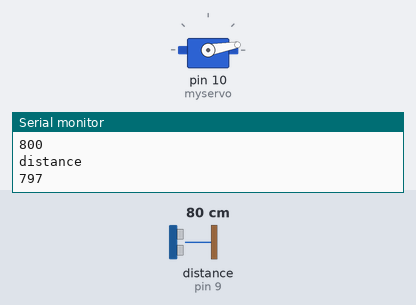
Recording of a sketch running on a simulated Arduino Uno, built with avr-gcc and run on an emulated ATmega328P. Shown: servo, the last lines printed to the serial monitor. Wiring (inferred from the names in the program): ultrasonic range finder: trigger pin 8; echo pin 9. Inputs (shaded band) come from the test bench; at power-on: distance to the obstacle (sensor on pin 9) 80 cm. The echo pulse lasts 58.3 µs per cm.

Above: at 4.5 s.
4.6 s: distance to the obstacle (sensor on pin 9) set to 2 cm
At 7.85 s:
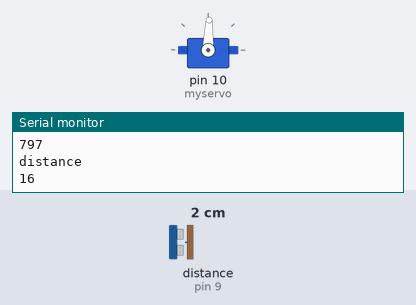
13.3 s: distance to the obstacle (sensor on pin 9) set to 120 cm
At 13.93 s:
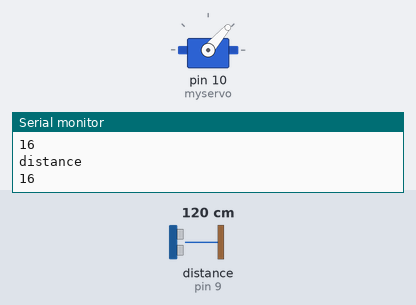
22.0 s: distance to the obstacle (sensor on pin 9) set to 18 cm
At 23.01 s:
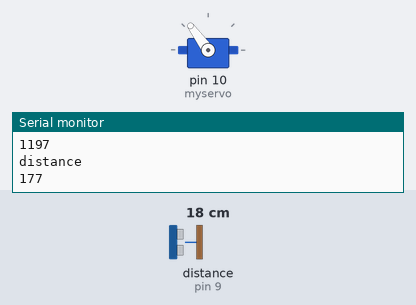
26.6 s: distance to the obstacle (sensor on pin 9) set to 35 cm
Timing chart, 0 to 32.2 s (numbered marks = the images above; inputs shaded):
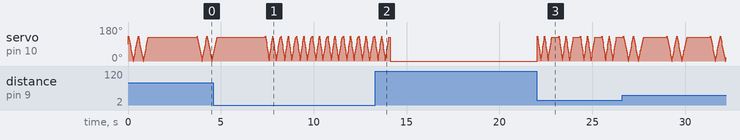

The sketch:

Ein_Auge.ino
```cpp
/*
** Ein Auge, Servo+ US-Sensor
** blinzelt schneller je Näher man kommt.
* 36C3 Version: Filter Nullen und die nachfolgende Zahl aus 'distance' raus, irgendwelche komischen US Signale in der Luft hier...
 */
#include <Servo.h>

// US sensor pin definitions:
int pingPin = 8; // trigger pin in the US sensor
int pongPin = 9; // data pin in the US sensor

long unsigned soundSpeed; // approx 340000 mm/s -> long is ok
long unsigned distance; // array with the readings of the repeated measurements, mm; precision of the readings is not beyond mm, so further digits are just false precision;
                            // long because of the operations involved.
//int AT[2]={1,100}; // time interval between consecutive readings, milliseconds
int pos = 0;    // variable to store the servo position
int pos_closed=0;//8;
int pos_open =130;
int speed_1=3; //delay wird unten eingestellt
int speed_e=5;
int del=1; //adding delay for debugging
int maxdist=1000;
int mindist=10;
int meddist=300;
int i=0; //interferer detected
int x=0;

Servo myservo;
//
// Setup
//
void setup()
{
  Serial.begin(9600);
  soundSpeed = 343200; // mm/s; source: wikipedia

  pinMode(pingPin, OUTPUT);
  pinMode(pongPin, INPUT);
  myservo.attach(10);  // attaches the servo on pin 10 to the servo object


}

//
// Loop
//
void loop()
{
    distance = soundSpeed/100; // speed is in mm/s, duration in microseconds: 6 zeroes need to be removed, 2 go out here
    distance = distance*durCalc(pingPin, pongPin); // distance (mm) = time (total sound travelling distance, microseconds) * speed (mm/s)
    distance = distance/20000; // I remove the remaing 4 zeros here, plus the effect of two-way travel of the sound; this care with the zeros is because of size limitations of long
    Serial.println("distance");
    Serial.println(distance);

    delay(10);
    if (distance==0)
       {
        i=1;
        x=5;
       }
    //Serial.println("----------I:"); Serial.println(i);

    if(distance>maxdist | distance <mindist | i==1)
      { pos=pos_closed;
        myservo.write(pos);
            delay(speed_1+del);
            i=0;
      }
    if (x==5)
    {
      delay(100);
      x=x-1;

    }
       //Serial.println("xxxxxxxxxX:");
       //Serial.println(x);
      if (distance<meddist && distance >mindist && x<2) {
        speed_1=10;
        speed_e=7;

          for (pos = pos_open; pos >= pos_closed; pos -= speed_e) {
            myservo.write(pos);
            delay(speed_1);
          }
          for (pos = pos_closed; pos <= pos_open; pos += speed_e) {
            myservo.write(pos);
            delay(speed_1);
          }
          for (pos = pos_open; pos >= pos_closed; pos -= speed_e) {
            myservo.write(pos);
            delay(speed_1);
          }
           for (pos = pos_closed; pos <= pos_open; pos += speed_e) {
            myservo.write(pos);              // tell servo to go to position in variable 'pos'
            delay(speed_1+del);                       // waits speed_1 ms for the servo to reach the position
          }
      // ready for next loop:
      i=0;
      x=x-1;
      delay(10+distance*2);
      }

      if (distance<maxdist && distance >meddist && x<2) {
        speed_1=12;
        speed_e=6;
          for (pos = pos_open; pos >= pos_closed; pos -= speed_e) {
            myservo.write(pos);
            delay(speed_1);
          }
          for (pos = pos_closed; pos <= pos_open; pos += speed_e) {
            myservo.write(pos);
            delay(speed_1);
          }
          for (pos = pos_open; pos >= pos_closed; pos -= speed_e) {
            myservo.write(pos);
            delay(speed_1);
          }
          for (pos = pos_closed; pos <= pos_open; pos += speed_e) {
            myservo.write(pos);
            delay(speed_1+del);
          }
      // ready for next loop:
      delay(200+distance*3);
      i=0;
     }
     x=x-1;

}

//
// Functions
//
unsigned long durCalc(int pinI, int pinO)
{
  // The PING is triggered by a HIGH pulse of 10 or more microseconds.
  // Give a short LOW pulse beforehand to ensure a clean HIGH pulse:
  digitalWrite(pinI, LOW);
  delayMicroseconds(2);
  digitalWrite(pinI, HIGH);
  delayMicroseconds(12);
  digitalWrite(pinI, LOW);
  //delay(10);
  // The pongPin is used to read the signal from the PING))): a HIGH
  // pulse whose duration is the time (in microseconds) from the sending
  // of the ping to the reception of its echo off of an object.
  return(pulseIn(pinO, HIGH, 35000)); // microseconds of (total) sound travel;
}
```

Measured:
- after the input at 22.0 s, servo on pin 10 (myservo): 0° → 130° at once, then moves between 4° and 130°, repeating every 1.2 s
